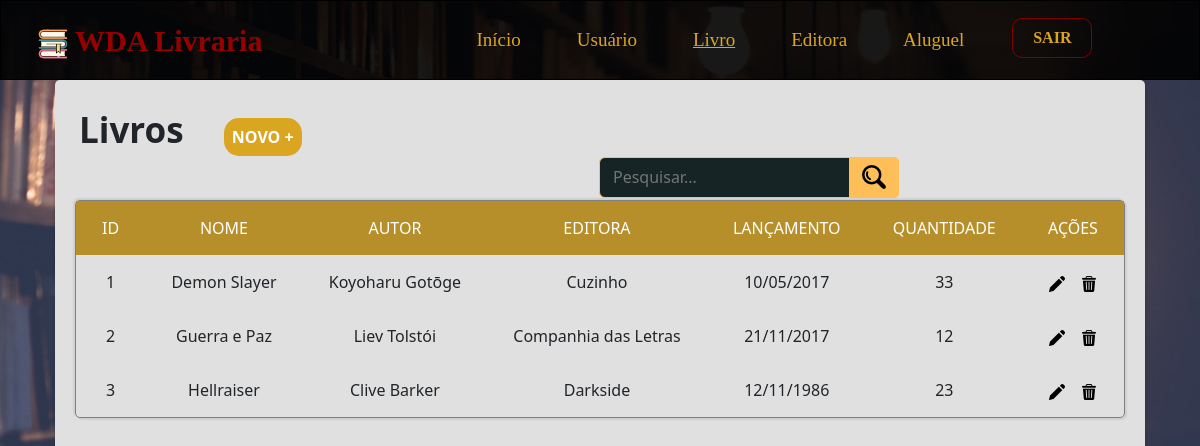
The app's page /livro.php (signed in) with its own data.
### tables this page shows
CREATE TABLE `livros` (
  `CodLivro` int(11) NOT NULL AUTO_INCREMENT,
  `nome` varchar(45) NOT NULL,
  `autor` varchar(45) NOT NULL,
  `editora` varchar(45) NOT NULL,
  `lancamento` varchar(45) NOT NULL,
  `quantidade` int(45) NOT NULL,
  PRIMARY KEY (`CodLivro`)
);

### livro.php (the view, shortened to what this page needs)
<?php
    include_once('config.php');
    if(!empty($_GET['search'])){
        $data = $_GET['search'];
        $sql = "SELECT * FROM livros WHERE CodLivro LIKE '%$data%'or nome LIKE '%$data%' or autor LIKE '%$data%' or editora LIKE '%$data%' or lancamento LIKE '%$data%' or quantidade LIKE '%$data%' ORDER BY CodLivro ASC";
     }
     else{
        $sql = "SELECT * FROM livros ORDER BY CodLivro ASC";
     }
    $result = $conexao -> query($sql);
?>
<!DOCTYPE html>
<html lang="pt-br">
<head>
    <link rel="stylesheet" href="estilos/style.css?<?php echo rand(1, 1000); ?>">
    <link href="https://cdn.jsdelivr.net/npm/bootstrap@5.3.0-alpha3/dist/css/bootstrap.min.css" rel="stylesheet">
</head>
<body>
    <header>
        <nav class="navbar navbar-expand-lg" id="navbar">
            <div class="container-fluid">
                <a class="navbar-brand" href="inicio.php"><img src="img/books.png" style="height: 30px; width: 30px;" alt=""> WDA Livraria</a>
                <div class="collapse navbar-collapse" id="navbarNavAltMarkup">
                <div class="navbar-nav">
                    <a class="nav-link" aria-current="page" href="inicio.php">Início</a>
                    <a class="nav-link" href="user.php">Usuário</a>
                    <a class="nav-link" href="livro.php" style="text-decoration: underline;">Livro</a>
                    <a class="nav-link" href="editora.php">Editora</a>
                    <a class="nav-link" href="aluguel.php">Aluguel</a>
                    <a href="sair.php"><button class="btn btn-outline-danger" id="botao-sair" type="submit">SAIR</button></a>
                </div>
                </div>
            </div>
        </nav>
    </header>
    <main>
        <div class="grid-header">
            <span class="titulo-pg">Livros</span>
            <div class="novo-btn" onclick="abrirModal('vis-modal')">NOVO +</div>
            <form class="searchbox sbx-custom" style="margin-left: 520px;">
            <div role="search" class="sbx-custom__wrapper">
                <input type="search" name="search" placeholder="Pesquisar..." autocomplete="off" class="sbx-custom__input" id="pesquisadora">
                <button type="submit" class="sbx-custom__submit" onclick="searchData()">
                    <img src="img/search.png" alt="">
                </button>
            </div>
            </form>
        </div>
        <div class="grid-users">
            <div class="titulos">ID</div>
            <div class="titulos">NOME</div>
            <div class="titulos">AUTOR</div>
            <div class="titulos">EDITORA</div>
            <div class="titulos">LANÇAMENTO</div>
            <div class="titulos">QUANTIDADE</div>
            <div class="titulos">AÇÕES</div>
            <?php
                while($livro_data = mysqli_fetch_assoc($result)){
                    $lanca = date("d/m/Y", strtotime($livro_data['lancamento']));
                    echo "<div class='itens'>".$livro_data['CodLivro']."</div>"
                    ."<div class='itens'>".$livro_data['nome']."</div>"
                    ."<div class='itens'>".$livro_data['autor']."</div>"
                    ."<div class='itens'>".$livro_data['editora']."</div>"
                    ."<div class='itens'>".$lanca."</div>"
                    ."<div class='itens'>".$livro_data['quantidade']."</div>"
                    ."<div class='itens'>
                    <a href='edit/edit-livro.php?id=$livro_data[CodLivro]'><img src='img/pencil.png' alt='PencilEdit' title='Editar'></a>
                    &nbsp;&nbsp;
                    <a href='delete/delet-livro.php?id=$livro_data[CodLivro]'><img src='img/bin.png' alt='Bin' title='Deletar'></a>
                    </div>";
                }
            ?>
       </div>
    </main>
</body>
</html>

### estilos/style.css (style rules this page uses)
:root { --cor1: rgb(65, 69, 94); --cor2: maroon; --cor3: rgb(182, 143, 43); }
* { font-size: 16px; margin: 0; padding: 0; box-sizing: border-box; }
body { overflow-x: hidden; background-image: url(../img/background1.jpg); background-position: center center; background-repeat: no-repeat; background-size: cover; background-attachment: fixed; font-family: Verdana, Geneva, Tahoma, sans-serif; }
header { width: 100vw; height: 10vh; border: 1px solid black; font-family: 'Castoro'; font-size: 20px; }
nav.navbar { height: 100%; background-color: rgba(0, 0, 0, 0.905); }
a.nav-link { margin-right: 40px; color: rgb(218, 165, 32); text-decoration: none; display: inline; font-weight: 500; font-size: 19px; }
a.navbar-brand { color: rgb(152, 0, 0); font-weight: bold; text-decoration: none; margin-left: 25px; font-size: 30px; padding: 0; }
.navbar-nav { margin:0 auto; margin-left: 190px; }
#botao-sair { border: 1px solid var(--cor2); border-radius: 10px; height: 40px; color: #DAA520; width: 80px; font-weight: 700; background-color: transparent; display: inline-block; cursor: pointer; text-align: center; padding: 5px; }
main { box-shadow: 1.5px 1.5px 2px rgba(0, 0, 0, 0.102), -1.5px -1.5px 2px rgba(0, 0, 0, 0.100); min-height: 90vh; width: 1090px; margin: 0 auto; padding: 20px; background-color: rgb(224, 224, 224); border-radius: 5px; overflow: hidden; border: none; }
div.grid-header { width: 100%; height: 100px; padding: 4px; overflow: hidden; }
.titulo-pg { font-size: 35px; font-weight: bold; padding: 0; }
.novo-btn { box-shadow: 1px 1px 6px solid rgba(0, 0, 0, 0.301); background-color: goldenrod; border-radius:15px; cursor:pointer; color:white; font-size: 16px; font-weight: bold; padding: 8px; margin-left: 36px; height: 150px; margin-bottom: 15px; width: fit-content; display: inline; }
.sbx-custom { display: inline-block; position: relative; width: 300px; height: 41px; white-space: nowrap; box-sizing: border-box; font-size: 16px; margin-left: 474px; }
.sbx-custom__wrapper { width: 100%; height: 100%; display: flex; }
.sbx-custom__input { display: inline-block; border: 1px solid #FFBF58; color: white; border-radius: 6px; background: rgb(22, 36, 38); padding-right: 79px; padding-left: 13px; width: 100%; height: 100%; vertical-align: middle; white-space: normal; font-size: inherit; }
.sbx-custom__submit { position: absolute; top: 0; right: 0; left: inherit; margin: 0; border: 0; border-radius: 0 5px 5px 0; background-color: #ffbf58; padding: 0; width: 50px; height: 100%; vertical-align: middle; text-align: center; font-size: inherit; }
.sbx-custom__submit::before { display: inline-block; margin-right: -4px; height: 100%; vertical-align: middle; content: ''; }
.titulos { background-color: var(--cor3); font-size: 16px; text-align: center; padding: 15px; color: white; }
.itens img { cursor: pointer; }
.grid-users { display: grid; grid-template-columns: auto auto auto auto auto auto auto; border: 1px solid gray; border-radius: 5px; box-shadow: 1.5px 1.5px 2px rgba(0, 0, 0, 0.102), -1.5px -1.5px 2px rgba(0, 0, 0, 0.100); }
.grid-users .itens { font-size: 16px; text-align: center; padding: 15px; }

### records on screen
livros: CodLivro "1", nome "Demon Slayer", autor "Koyoharu Gotōge", editora "Cuzinho", lancamento "10/05/2017", quantidade "33"
livros: CodLivro "2", nome "Guerra e Paz", autor "Liev Tolstói", editora "Companhia das Letras", lancamento "21/11/2017", quantidade "12"
livros: CodLivro "3", nome "Hellraiser", autor "Clive Barker", editora "Darkside", lancamento "12/11/1986", quantidade "23"
